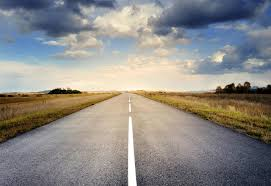
%> input picture Materials/Road.jpeg, 271 x 186 px
$ octave --eval "processRoad('../Materials/Road.jpeg');"   (GNU Octave 9; MATLAB toolbox functions it lacks are replaced by stand-ins)
%> lines starting %> are read from the running program, lines starting %| are printed output that depends on the picture; in (x1, y1, x2, y2) boxes, pixels count from 0 and x2, y2 are one past the last pixel; in counts of white or black regions, pixels touching at a corner belong together; the program's own positions count from 1
function processRoad(imgPath)
%> called with imgPath = '../Materials/Road.jpeg'

I = imread(imgPath);
%> I is the input picture: size 186x271x3 uint8; mean R, G, B 141, 138.4, 134.9
I_rgb = I;

if size(I,3)==3
    Igray = rgb2gray(I);
else
    Igray = I;
end

Igray = im2double(Igray);
%> Igray: size 186x271 double
Igray = imadjust(Igray);
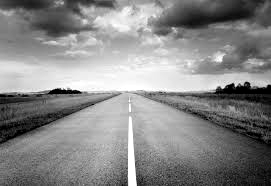
%> Igray: size 186x271 double; min 0, max 1, mean 0.532
Iblur = imgaussfilt(Igray, 2);
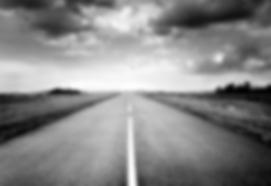
%> Iblur: size 186x271 double; min 0.00338, max 0.996, mean 0.532

BW = edge(Iblur,'canny');
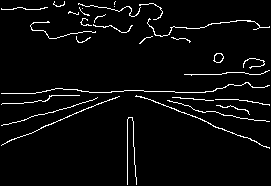
%> BW: size 186x271 logical; 4% white in thin lines or dots

[rows,cols] = size(BW);
%> rows = 186; cols = 271
mask = false(rows, cols);
mask(round(rows*0.55):rows, :) = true;
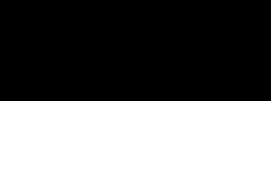
%> mask: size 186x271 logical; 45.7% white; 1 white region, box (x1, y1, x2, y2) and area: (0, 101, 271, 186) 23035
BW = BW & mask;
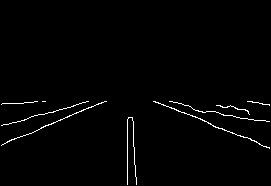
%> BW: size 186x271 logical; 1.4% white in thin lines or dots, all inside (x1, y1, x2, y2) = (1, 101, 270, 185)

[H,T,R] = hough(BW);
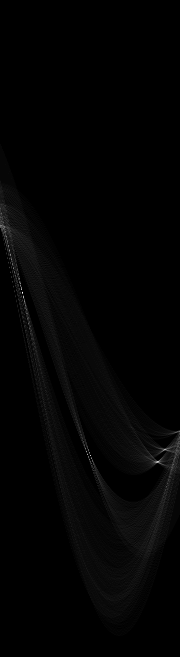
%> H: size 657x180 double; min 0, max 82, mean 1.1; drawn with min black and max white
%> T = 180 values from -90 to 89; R = 657 values from -328 to 328
P = houghpeaks(H, 7);
%> P = [293 23; 456 91; 462 158; 450 165; 455 88; 251 10; 284 21]
lines = houghlines(BW, T, R, P);
%> lines = 7 lines; point1 to point2 (x, y): (154, 102) to (270, 149), (102, 103) to (3, 145), (87, 102) to (3, 126), (196, 111) to (269, 122), (133, 118) to (137, 185), (128, 120) to (128, 185), (211, 125) to (257, 142)

figure;
subplot(1,2,1);
imshow(BW);
title('Road Feature Map');

subplot(1,2,2);
imshow(I_rgb);
title('Lane Markings');
hold on;
for i = 1:length(lines)
    p1 = lines(i).point1;
    p2 = lines(i).point2;
    dx = p2(1) - p1(1);
    dy = p2(2) - p1(2);
    slope = dy / (dx + eps);
    if abs(slope) > 0.4
        plot([p1(1) p2(1)], [p1(2) p2(2)], 'y', 'LineWidth', 3);
    end
end
%> this loop made 7 passes
%> (p1, p2, dx, dy, slope) on passes 1 to 7: ([154 102], [270 149], 116, 47, 0.405), ([128 120], [128 185], 0, 65, 2.93e+17), ([102 103], [3 145], -99, 42, -0.424), ([87 102], [3 126], -84, 24, -0.286), ([133 118], [137 185], 4, 67, 16.75), ([196 111], [269 122], 73, 11, 0.151), ([211 125], [257 142], 46, 17, 0.37)
%> `processRoad('../Materials/Road.jpeg');`:
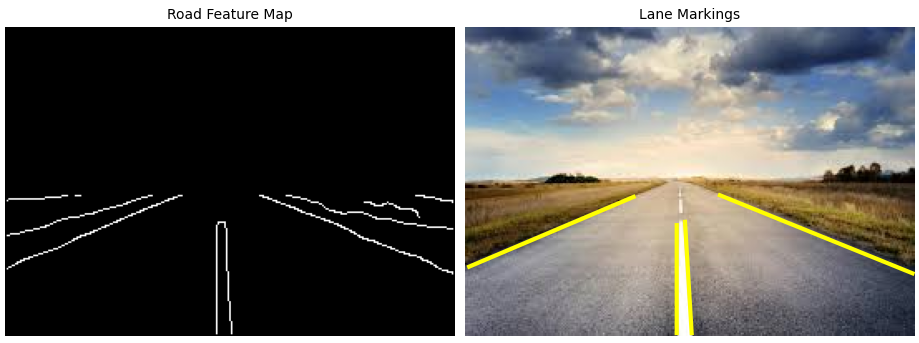
%> figure redrawn from the program's plot data, 2 panels
hold off;
end
